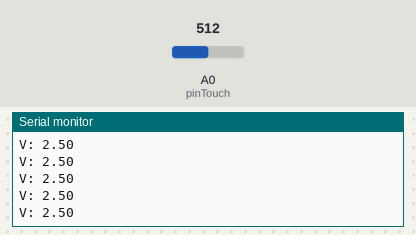
Simulated run of this sketch. Board: Arduino Uno, built with avr-gcc and run on an emulated ATmega328P. Parts: the last lines printed to the serial monitor. The inputs (shaded band) are chosen by the test bench; at power-on: A0 (pinTouch) = 512.

Above: at 1.2 s.
1.3 s: A0 (pinTouch) set to 716
At 1.31 s:
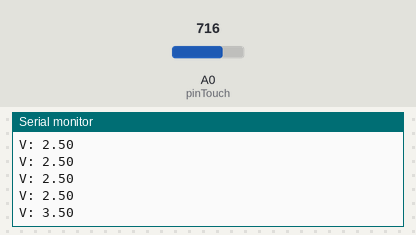
2.8 s: A0 (pinTouch) set to 900
At 2.82 s:
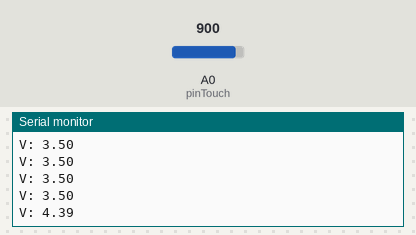
Timing chart, 0 to 5.8 s (numbered marks = the images above; inputs shaded):
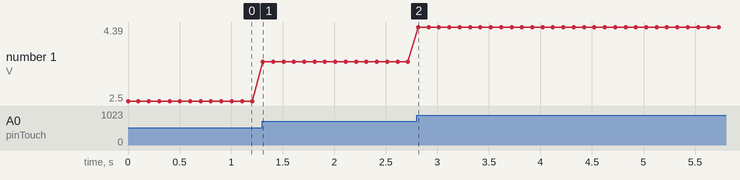

The sketch:

simple_touch_demo.ino
```cpp
/*
    |\/| _ | . _  _   (~ _  _  _ _
    |  |(_||<|| |(_|  _)(/_| |_\(/_
                  _|

    Kashev Dalmia :: dalmia3
    Isaac Dupree  :: dupree2

    simple_touch_demo.ino
*/

#define BAUD_RATE 9600

/*
 * PINS
 */
// Touch Sensor V_out pin on Analog Pin 0
#define pinTouch 0

/*
 *  ARDUINO REQUIRED - VOID & MAIN
 */
void
setup (void)
{
    Serial.begin(BAUD_RATE);
}

/* GLOBAL VARIABLES */
// globals are used so locals don't have to be reallocated every loop()
float vin;

void
loop (void)
{
    // sensor reading
    vin = 5.0 * analogRead(pinTouch) / 1024.0;

    // printing
    Serial.print("V: ");
    Serial.println(vin);

    // to reduce jitter
    delay(100);
}
```

Measured:
- after the input at 1.3 s, the serial monitor: prints a new line at once (image 1)
- after the input at 2.8 s, the serial monitor: prints a new line at once (image 2)
- plotted number 1: 2.5 → 3.5 after the input at 1.3 s, 3.5 → 4.39 after the input at 2.8 s
